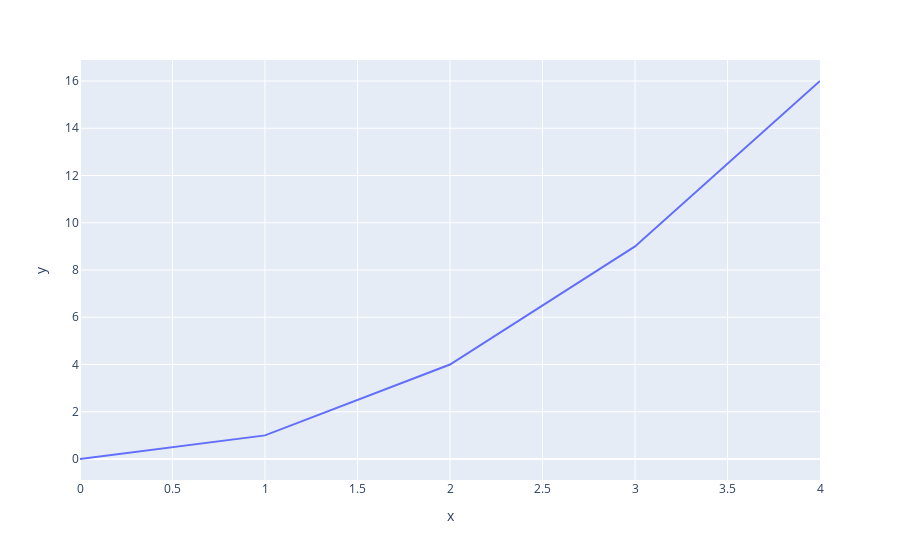

Write notebook code for a chart like this one.
### Markdown cell above
There is probably a better graph type for us doing time series:

### Code cell
fig = px.line(x=[0, 1, 2, 3, 4], y=[0, 1, 4, 9, 16])
fig.show()

### Figure 1 — Plotly figure (JSON) as saved in the notebook; plotly's stock layout.template omitted (floating-point values rounded to 4 significant figures)
{"data": [{"hovertemplate": "x=%{x}<br>y=%{y}<extra></extra>", "legendgroup": "", "line": {"color": "#636efa", "dash": "solid"}, "marker": {"symbol": "circle"}, "mode": "lines", "name": "", "orientation": "v", "showlegend": false, "type": "scatter", "x": [0, 1, 2, 3, 4], "xaxis": "x", "y": [0, 1, 4, 9, 16], "yaxis": "y"}], "layout": {"autosize": true, "legend": {"tracegroupgap": 0}, "margin": {"t": 60}, "xaxis": {"anchor": "y", "autorange": true, "domain": [0, 1], "range": [0, 4], "title": {"text": "x"}, "type": "linear"}, "yaxis": {"anchor": "x", "autorange": true, "domain": [0, 1], "range": [-0.8889, 16.89], "title": {"text": "y"}, "type": "linear"}}}
